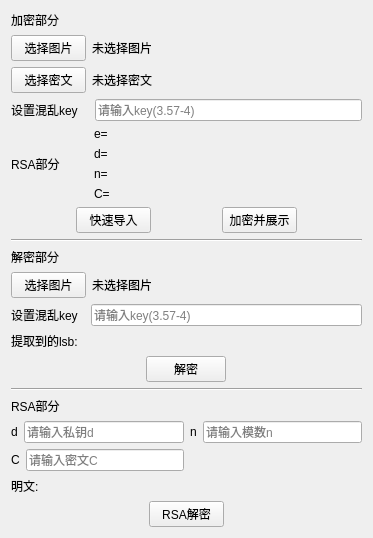
<?xml version="1.0" encoding="UTF-8"?>
<ui version="4.0">
 <class>Form</class>
 <widget class="QWidget" name="Form">
  <property name="geometry">
   <rect>
    <x>0</x>
    <y>0</y>
    <width>371</width>
    <height>487</height>
   </rect>
  </property>
  <property name="windowTitle">
   <string>RSA-混乱-LSB</string>
  </property>
  <layout class="QVBoxLayout" name="verticalLayout_2">
   <item>
    <widget class="QLabel" name="label_11">
     <property name="text">
      <string>加密部分</string>
     </property>
    </widget>
   </item>
   <item>
    <layout class="QHBoxLayout" name="horizontalLayout">
     <item>
      <widget class="QPushButton" name="pushButton_img">
       <property name="minimumSize">
        <size>
         <width>75</width>
         <height>0</height>
        </size>
       </property>
       <property name="maximumSize">
        <size>
         <width>75</width>
         <height>16777215</height>
        </size>
       </property>
       <property name="text">
        <string>选择图片</string>
       </property>
       <property name="autoDefault">
        <bool>false</bool>
       </property>
       <property name="default">
        <bool>false</bool>
       </property>
      </widget>
     </item>
     <item>
      <widget class="QLabel" name="label_img">
       <property name="sizePolicy">
        <sizepolicy hsizetype="Preferred" vsizetype="Preferred">
         <horstretch>5</horstretch>
         <verstretch>0</verstretch>
        </sizepolicy>
       </property>
       <property name="minimumSize">
        <size>
         <width>270</width>
         <height>0</height>
        </size>
       </property>
       <property name="text">
        <string>未选择图片                                   </string>
       </property>
      </widget>
     </item>
    </layout>
   </item>
   <item>
    <layout class="QHBoxLayout" name="horizontalLayout_2">
     <item>
      <widget class="QPushButton" name="pushButton_msg">
       <property name="minimumSize">
        <size>
         <width>75</width>
         <height>0</height>
        </size>
       </property>
       <property name="maximumSize">
        <size>
         <width>75</width>
         <height>16777215</height>
        </size>
       </property>
       <property name="text">
        <string>选择密文</string>
       </property>
      </widget>
     </item>
     <item>
      <widget class="QLabel" name="label_msg">
       <property name="minimumSize">
        <size>
         <width>270</width>
         <height>0</height>
        </size>
       </property>
       <property name="text">
        <string>未选择密文                                   </string>
       </property>
      </widget>
     </item>
    </layout>
   </item>
   <item>
    <layout class="QHBoxLayout" name="horizontalLayout_3">
     <item>
      <widget class="QLabel" name="label_3">
       <property name="minimumSize">
        <size>
         <width>78</width>
         <height>0</height>
        </size>
       </property>
       <property name="text">
        <string>设置混乱key</string>
       </property>
      </widget>
     </item>
     <item>
      <widget class="QLineEdit" name="lineEdit_key_en">
       <property name="sizePolicy">
        <sizepolicy hsizetype="Expanding" vsizetype="Fixed">
         <horstretch>1</horstretch>
         <verstretch>0</verstretch>
        </sizepolicy>
       </property>
       <property name="inputMask">
        <string/>
       </property>
       <property name="placeholderText">
        <string>请输入key(3.57-4)</string>
       </property>
      </widget>
     </item>
    </layout>
   </item>
   <item>
    <layout class="QHBoxLayout" name="horizontalLayout_4">
     <item>
      <widget class="QLabel" name="label_5">
       <property name="maximumSize">
        <size>
         <width>77</width>
         <height>16777215</height>
        </size>
       </property>
       <property name="text">
        <string>RSA部分</string>
       </property>
      </widget>
     </item>
     <item>
      <layout class="QVBoxLayout" name="verticalLayout">
       <item>
        <widget class="QLabel" name="label_showe">
         <property name="text">
          <string>e=</string>
         </property>
        </widget>
       </item>
       <item>
        <widget class="QLabel" name="label_showd">
         <property name="text">
          <string>d=</string>
         </property>
        </widget>
       </item>
       <item>
        <widget class="QLabel" name="label_shown">
         <property name="text">
          <string>n=</string>
         </property>
        </widget>
       </item>
       <item>
        <widget class="QLabel" name="label_showC">
         <property name="text">
          <string>C=</string>
         </property>
        </widget>
       </item>
      </layout>
     </item>
    </layout>
   </item>
   <item>
    <layout class="QHBoxLayout" name="horizontalLayout_5">
     <item>
      <widget class="QPushButton" name="pushButton_import">
       <property name="minimumSize">
        <size>
         <width>75</width>
         <height>0</height>
        </size>
       </property>
       <property name="maximumSize">
        <size>
         <width>75</width>
         <height>16777215</height>
        </size>
       </property>
       <property name="text">
        <string>快速导入</string>
       </property>
      </widget>
     </item>
     <item>
      <widget class="QPushButton" name="pushButton_en">
       <property name="minimumSize">
        <size>
         <width>75</width>
         <height>0</height>
        </size>
       </property>
       <property name="maximumSize">
        <size>
         <width>75</width>
         <height>16777215</height>
        </size>
       </property>
       <property name="text">
        <string>加密并展示</string>
       </property>
      </widget>
     </item>
    </layout>
   </item>
   <item>
    <widget class="Line" name="line">
     <property name="orientation">
      <enum>Qt::Horizontal</enum>
     </property>
    </widget>
   </item>
   <item>
    <widget class="QLabel" name="label_10">
     <property name="text">
      <string>解密部分</string>
     </property>
    </widget>
   </item>
   <item>
    <layout class="QHBoxLayout" name="horizontalLayout_6">
     <item>
      <widget class="QPushButton" name="pushButton_img2">
       <property name="minimumSize">
        <size>
         <width>75</width>
         <height>0</height>
        </size>
       </property>
       <property name="maximumSize">
        <size>
         <width>75</width>
         <height>16777215</height>
        </size>
       </property>
       <property name="text">
        <string>选择图片</string>
       </property>
       <property name="autoDefault">
        <bool>false</bool>
       </property>
       <property name="default">
        <bool>false</bool>
       </property>
      </widget>
     </item>
     <item>
      <widget class="QLabel" name="label_img2">
       <property name="sizePolicy">
        <sizepolicy hsizetype="Minimum" vsizetype="Preferred">
         <horstretch>0</horstretch>
         <verstretch>0</verstretch>
        </sizepolicy>
       </property>
       <property name="text">
        <string>未选择图片</string>
       </property>
      </widget>
     </item>
    </layout>
   </item>
   <item>
    <layout class="QHBoxLayout" name="horizontalLayout_7">
     <item>
      <widget class="QLabel" name="label_17">
       <property name="text">
        <string>设置混乱key  </string>
       </property>
      </widget>
     </item>
     <item>
      <widget class="QLineEdit" name="lineEdit_key_de">
       <property name="placeholderText">
        <string>请输入key(3.57-4)</string>
       </property>
      </widget>
     </item>
    </layout>
   </item>
   <item>
    <widget class="QLabel" name="label_lsb">
     <property name="sizePolicy">
      <sizepolicy hsizetype="Preferred" vsizetype="Preferred">
       <horstretch>0</horstretch>
       <verstretch>0</verstretch>
      </sizepolicy>
     </property>
     <property name="text">
      <string>提取到的lsb:</string>
     </property>
    </widget>
   </item>
   <item>
    <layout class="QHBoxLayout" name="horizontalLayout_16">
     <item>
      <widget class="QPushButton" name="pushButton_de">
       <property name="sizePolicy">
        <sizepolicy hsizetype="Fixed" vsizetype="Fixed">
         <horstretch>0</horstretch>
         <verstretch>0</verstretch>
        </sizepolicy>
       </property>
       <property name="text">
        <string>解密</string>
       </property>
      </widget>
     </item>
    </layout>
   </item>
   <item>
    <widget class="Line" name="line_2">
     <property name="orientation">
      <enum>Qt::Horizontal</enum>
     </property>
    </widget>
   </item>
   <item>
    <widget class="QLabel" name="label_12">
     <property name="text">
      <string>RSA部分</string>
     </property>
    </widget>
   </item>
   <item>
    <layout class="QGridLayout" name="gridLayout">
     <item row="0" column="0">
      <layout class="QHBoxLayout" name="horizontalLayout_8">
       <item>
        <widget class="QLabel" name="label_d">
         <property name="text">
          <string>d</string>
         </property>
        </widget>
       </item>
       <item>
        <widget class="QLineEdit" name="lineEdit_d">
         <property name="placeholderText">
          <string>请输入私钥d</string>
         </property>
        </widget>
       </item>
      </layout>
     </item>
     <item row="0" column="1">
      <layout class="QHBoxLayout" name="horizontalLayout_9">
       <item>
        <widget class="QLabel" name="label_n">
         <property name="text">
          <string>n</string>
         </property>
        </widget>
       </item>
       <item>
        <widget class="QLineEdit" name="lineEdit_n">
         <property name="placeholderText">
          <string>请输入模数n</string>
         </property>
        </widget>
       </item>
      </layout>
     </item>
     <item row="1" column="0">
      <layout class="QHBoxLayout" name="horizontalLayout_10">
       <item>
        <widget class="QLabel" name="label_C">
         <property name="text">
          <string>C</string>
         </property>
        </widget>
       </item>
       <item>
        <widget class="QLineEdit" name="lineEdit_C">
         <property name="text">
          <string/>
         </property>
         <property name="placeholderText">
          <string>请输入密文C</string>
         </property>
        </widget>
       </item>
      </layout>
     </item>
    </layout>
   </item>
   <item>
    <widget class="QLabel" name="label_M">
     <property name="text">
      <string>明文:</string>
     </property>
    </widget>
   </item>
   <item>
    <layout class="QGridLayout" name="gridLayout_2">
     <property name="leftMargin">
      <number>0</number>
     </property>
     <item row="0" column="0">
      <widget class="QPushButton" name="pushButton_rsa">
       <property name="sizePolicy">
        <sizepolicy hsizetype="Minimum" vsizetype="Fixed">
         <horstretch>0</horstretch>
         <verstretch>0</verstretch>
        </sizepolicy>
       </property>
       <property name="minimumSize">
        <size>
         <width>75</width>
         <height>0</height>
        </size>
       </property>
       <property name="maximumSize">
        <size>
         <width>75</width>
         <height>16777215</height>
        </size>
       </property>
       <property name="text">
        <string>RSA解密</string>
       </property>
      </widget>
     </item>
    </layout>
   </item>
  </layout>
 </widget>
 <resources/>
 <connections/>
</ui>
